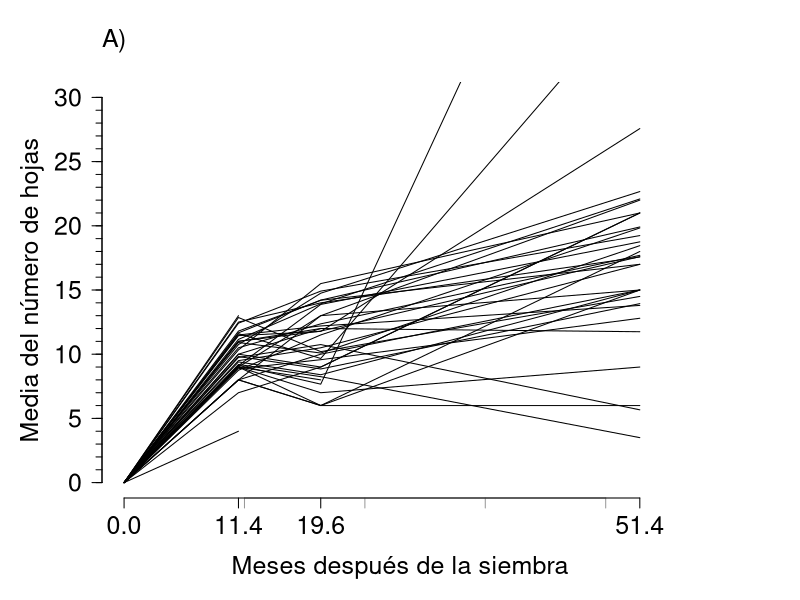
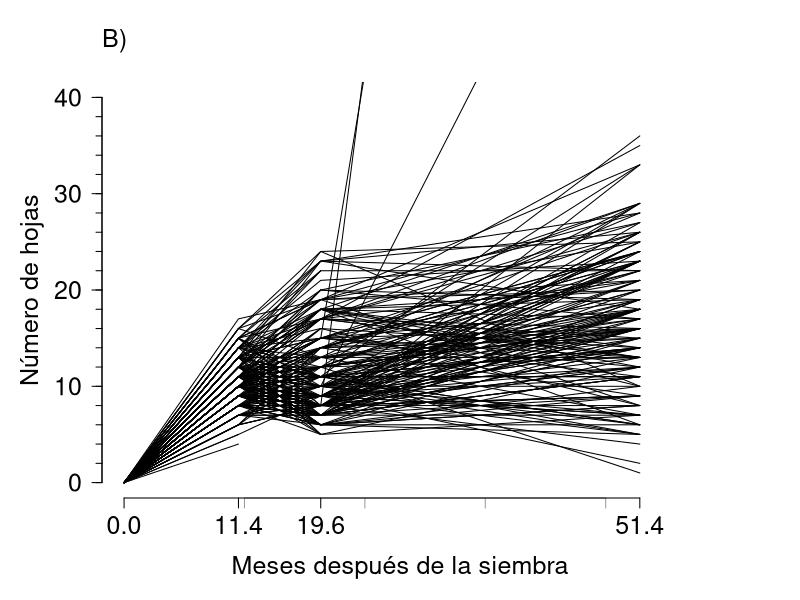
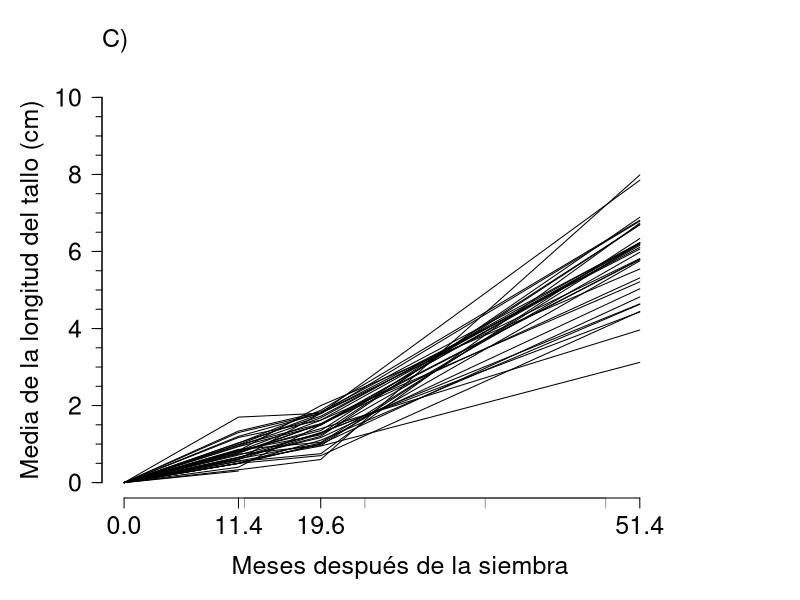
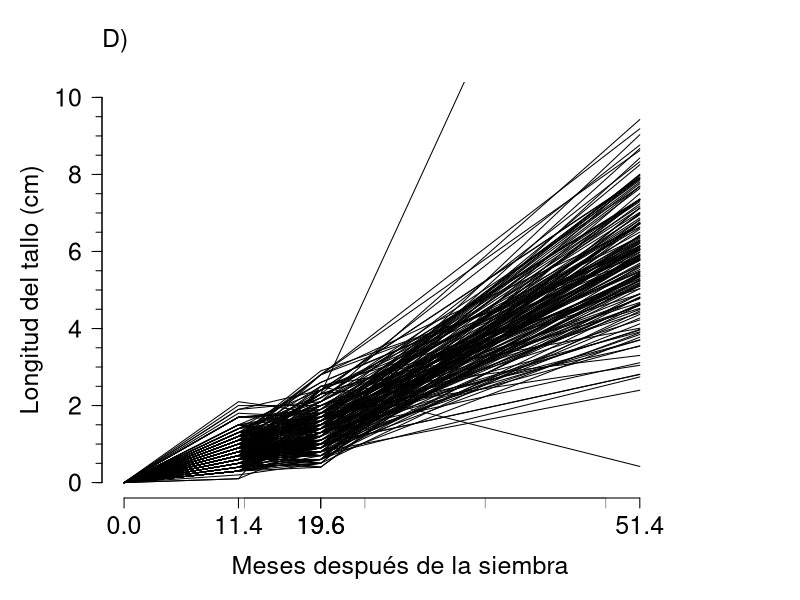
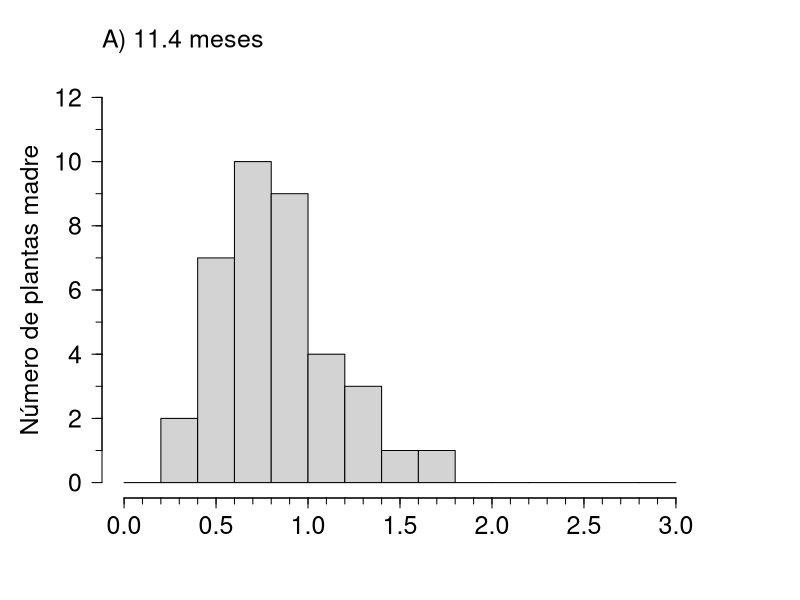
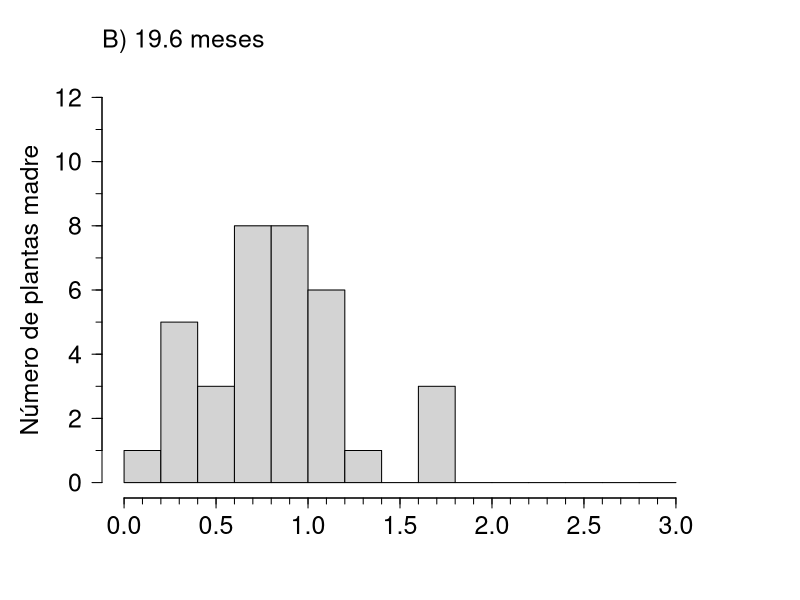
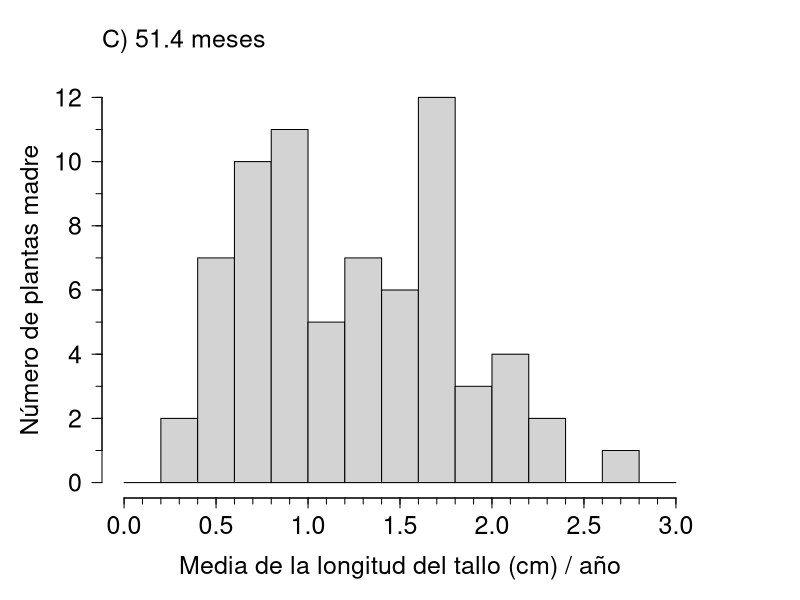
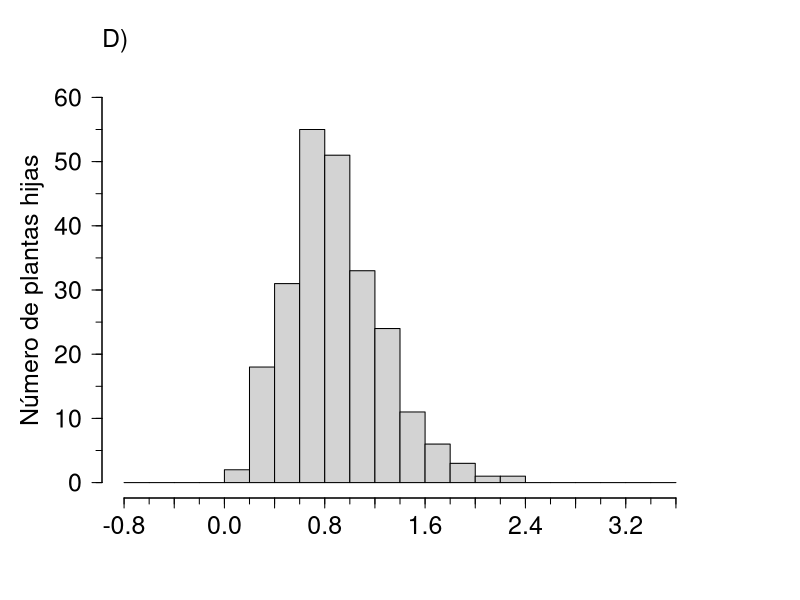

Write the R code that produced these figures, in order. (Note: this script raises an error after producing the figures.)
################################################################################################################
#################################################################################################################
#################################################################################################################

##### TASA DE CRECIMIENTO DE LA PROGENIE DE LAS PLANTAS MADRE#######

#################################################################################################################
#################################################################################################################
#################################################################################################################

#INTRODUCCIÓN

#Descripción de las variables de crecimiento y su tasa de crecimiento en términos de longitud del
#tallo en frailejones a cuatro años después de su siembra en un jardín común

#REQUERIMIENTOS

#"PhenotypicDataProgeny_Quebradas_2020Marzo.csv", datos fenotípicos de la progenie a 11.4 meses después de la
#siembra

#"PhenotypicDataProgeny_Quebradas_2020Octubre.csv", datos fenotípicos de la progenie a 19.6 meses después de la
#siembra

#"PhenotypicDataProgeny_Quebradas_2023Junio.csv", datos fenotípicos de la progenie a 51.4 meses después de la
#siembra

#CONTENIDO

# 1) Datos preliminares: Carga de librerías y lectura de datos

# 2) Seleccionar las variables a usar en cada tabla

# 3) Crear marco de datos del crecimiento

# 4) Examinar el crecimiento

# 5) Tasa de crecimiento en términos de la pendiente de la longitud del tallo por año

#################################################################################################################
#################################################################################################################
#################################################################################################################


#################################################################################################################
#################################################################################################################
# 1) Datos preliminares: Carga de librerías y lectura de datos
#################################################################################################################
#################################################################################################################

#################################################################################################################
# 1.1) Librerías.

library(tidyverse) #limpiar y organizar datos

# Seleccionar directorio de trabajo
setwd("C:/Users/usuario/Documents/Jardin_comun/Progenie/datos")

#################################################################################################################
# 1.2)leer las tablas

# Leer datos fenotípicos de la progenie a 11.4 meses después de la siembra
datos.fenotipicos.marzo <-
  read.table(
    "PhenotypicDataProgeny_Quebradas_2020Marzo.csv",
    header = T,
    sep = ","
  )
summary(datos.fenotipicos.marzo)
head(datos.fenotipicos.marzo)
dim(datos.fenotipicos.marzo)# 250 plantas hijas sembradas y 26 variables

# Leer datos fenotípicos de la progenie a 19.6 meses después de la siembra
datos.fenotipicos.octubre <-
  read.table(
    "PhenotypicDataProgeny_Quebradas_2020Octubre.csv",
    header = T,
    sep = ","
  )
summary(datos.fenotipicos.octubre)
head(datos.fenotipicos.octubre)
dim(datos.fenotipicos.octubre)# 250 plantas hijas sembradas y 33 variables

# Leer datos fenotípicos de la progenie a 51.4 meses después de la siembra
datos.fenotipicos.junio <-
  read.table(
    "PhenotypicDataProgeny_Quebradas_2023Junio.csv",
    header = T,
    sep = ","
  )
summary(datos.fenotipicos.junio)
head(datos.fenotipicos.junio)
dim(datos.fenotipicos.junio)# 180 plantas hijas sembradas y 29 variables

#################################################################################################################
#################################################################################################################
# 2) Seleccionar las variables a usar en cada tabla
#################################################################################################################
#################################################################################################################

#################################################################################################################
# 2.1) Subconjunto de los datos fenotípicos de la progenie a 11.4 meses después de la siembra (marzo de
#      2020)

# Seleccionar las variables para analizar tasa de crecimiento
colnames(datos.fenotipicos.marzo)
datos.fenotipicos.marzo.selected <- datos.fenotipicos.marzo %>%
  unite("nombre.progenie", c(Bandeja, Fila, Columna)) %>%
  select(
    Número.colección.planta.madre,
    nombre.progenie,
    Longitud.tallo..cm.,
    Número.de.hojas
  ) %>%
  mutate(
    Número.colección.planta.madre = as.numeric(Número.colección.planta.madre),
    tiempo = 11.4
  )
head(datos.fenotipicos.marzo.selected)

# Remover plantas de la progenie sin madre asignada o datos faltantes
unique(datos.fenotipicos.marzo.selected$Número.colección.planta.madre)
length(unique(
  datos.fenotipicos.marzo.selected$Número.colección.planta.madre
))## 38 plantas madres representadas

rows.with.na <-
  unique(which(is.na(datos.fenotipicos.marzo.selected), arr.ind = T)[, 1])
rows.with.na # especímenes con valores NA
length(rows.with.na)# 14 plántulas hijas con NA

# Correr las siguientes líneas en caso de existir NAs
datos.fenotipicos.marzo.selected <-
  datos.fenotipicos.marzo.selected[-rows.with.na, ]
dim(datos.fenotipicos.marzo.selected) # 236 hijas con todos los datos
class(datos.fenotipicos.marzo.selected)
summary(datos.fenotipicos.marzo.selected)
head(datos.fenotipicos.marzo.selected)

length(unique(
  datos.fenotipicos.marzo.selected$Número.colección.planta.madre
))## hay representación de 37 plantas madres
unique(datos.fenotipicos.marzo.selected$Número.colección.planta.madre)##cuáles

#################################################################################################################
# 2.2) Subconjunto de los datos fenotípicos de la progenie a 19.6 meses después de la siembra (octubre de 2020)

# Seleccionar las variables de crecimiento
colnames(datos.fenotipicos.octubre)
datos.fenotipicos.octubre.selected <-
  datos.fenotipicos.octubre %>%
  unite("nombre.progenie", c(Bandeja, Fila, Columna)) %>%
  select(
    Número.colección.planta.madre,
    nombre.progenie,
    Longitud.tallo..cm.,
    Número.de.hojas
  ) %>%
  mutate(
    Número.colección.planta.madre = as.numeric(Número.colección.planta.madre),
    tiempo = 19.6
  )

head(datos.fenotipicos.octubre.selected)

unique(datos.fenotipicos.octubre.selected$Número.colección.planta.madre)
length(unique(
  datos.fenotipicos.octubre.selected$Número.colección.planta.madre
))## 38 plantas madres representadas

# Remover filas sin madre asignada
datos.fenotipicos.octubre.selected <-
  datos.fenotipicos.octubre.selected %>%
  filter(!is.na(Número.colección.planta.madre))

#################################################################################################################
# 2.3) Subconjunto de los datos fenotípicos de la progenie a 51.4 meses después de la siembra (junio de 2023)

# Seleccionar las variables para analizar supervivencia
colnames(datos.fenotipicos.junio)
datos.fenotipicos.junio.selected <- datos.fenotipicos.junio %>%
  unite("nombre.progenie", c(Bandeja, Fila, Columna)) %>%
  select(
    Número.colección.planta.madre,
    nombre.progenie,
    Longitud.tallo..mm.,
    Número.de.hojas
  ) %>%
  mutate(
    Longitud.tallo..cm. = Longitud.tallo..mm. / 10,
    .keep = "unused",
    # Pasar a cm la longitud del tallo
    Número.colección.planta.madre = as.numeric(Número.colección.planta.madre),
    tiempo = 51.4
  )

# Remover filas sin madre asignada
datos.fenotipicos.octubre.selected <-
  datos.fenotipicos.octubre.selected %>%
  filter(!is.na(Número.colección.planta.madre))

head(datos.fenotipicos.junio.selected)

#################################################################################################################
#################################################################################################################
# 3) Crear marco de datos del crecimiento
#################################################################################################################
#################################################################################################################

#################################################################################################################
# 3.1) combinar la tablas

crecimiento <-
  bind_rows(
    datos.fenotipicos.marzo.selected,
    datos.fenotipicos.junio.selected,
    datos.fenotipicos.octubre.selected
  )
View(crecimiento)

crecimiento <-
  crecimiento %>%
  rename(
    Collector.Collection.Number = Número.colección.planta.madre,
    Longitud.tallo = Longitud.tallo..cm.,
    Numero.hojas = Número.de.hojas
  )

# Guardar marco de datos de datos para el crecimiento
# setwd("C:/Users/usuario/Documents/Jardin_comun/Progenie/Crecimiento/datos")
#
# # #RData
# save(crecimiento,
#   file = paste(
#    "Crecimiento_piloto_",
#    format(Sys.time(), "%Y%B%d_%H%M%S"),
#    ".RData",
#    sep = ""
#   ))

#################################################################################################################
#################################################################################################################
# 4) Examinar el crecimiento
#################################################################################################################
#################################################################################################################

#################################################################################################################
# 4.1)  Examinar el crecimiento de la progenie por el Número de hojas

# Promedio de número de hojas en el tiempo
hojas <- crecimiento %>%
  select(Numero.hojas,
         tiempo,
         nombre.progenie,
         Collector.Collection.Number) %>%
  filter(!is.na(Numero.hojas)) %>%
  mutate(tiempo = tiempo / 12)

# Número de plántulas con hojas contadas
hojas %>%
  group_by(tiempo) %>%
  summarise(n = length(Numero.hojas))
# A tibble: 3 × 2
# tiempo   n
# <dbl> <int>
#  1  0.95  236
# 2  1.63  220
# 3  4.28  175

# Promedio número de hojas y mediana en total
hojas %>%
  summarise (
    promedio = mean(Numero.hojas),
    mediana = median(Numero.hojas),
    desviacion = sd(Numero.hojas)
  )

# promedio mediana desviacion
# 1 12.76545   11  5.613375

# Numero de hojas promedio por tiempo
promedio.hojas.tiempo <-
  hojas %>%
  group_by(tiempo) %>%
  summarise(promedio = mean(Numero.hojas),
            desviacion = sd(Numero.hojas))
hojas %>%
  group_by(tiempo) %>%
  summarise(
    promedio = mean(Numero.hojas),
    desviacion = sd(Numero.hojas),
    minimo = min(Numero.hojas),
    maximo = max(Numero.hojas)
  )
# tiempo promedio desviacion minimo maximo
# <dbl>  <dbl>   <dbl> <int> <int>
# 1  0.95   10.6    2.35   4   17
# 2  1.63   11.6    4.58   5   24
# 3  4.28   17.3    7.16   2   37

# Promedio del número de hojas por planta madre
promedio.hojas.madre <-
  hojas %>%
  group_by(Collector.Collection.Number, tiempo) %>%
  summarise(
    promedio = mean(Numero.hojas),
    desviacion = sd(Numero.hojas),
    mediana = median(Numero.hojas)
  ) %>%
  ungroup()

promedio.hojas.madre %>%
  group_by(tiempo) %>%
  summarise(
    promedio.1 = mean(promedio),
    desviacion = sd(promedio),
    minimo = min(promedio),
    maximo = max(promedio)
  )
# tiempo promedio.1 desviacion minimo maximo
# <dbl>   <dbl>   <dbl> <dbl> <dbl>
#  1  0.95    9.92    1.82  4   13
# 2  1.63   10.9    2.73  6   15.5
# 3  4.28   16.4    4.67  3.5  22.1

# 4.1.1) Gráficas del número de hojas por plantas madre en el tiempo medido
numero.hojas.madre <-
  crecimiento %>%
  select(Collector.Collection.Number,
         Numero.hojas,
         tiempo) %>%
  filter(!is.na(Numero.hojas)) %>%
  group_by(tiempo, Collector.Collection.Number) %>%
  summarise(promedio = list(mean_se(Numero.hojas))) %>%
  unnest(cols = c(promedio))

promedio.numero.hojas.madre <-
  numero.hojas.madre %>%
  select(tiempo, Collector.Collection.Number, y) %>%
  spread(Collector.Collection.Number, y)
dim(promedio.numero.hojas.madre)

tiempo.0 <- data.frame(matrix(0, ncol = 38, nrow = 1))
colnames(tiempo.0) <- colnames(promedio.numero.hojas.madre)

promedio.numero.hojas.madre <-
  bind_rows(tiempo.0,
            promedio.numero.hojas.madre)
head(promedio.numero.hojas.madre)

# Gráfica Media del número de hojas en el tiempo: Fig. S12A####
par(mar = c(5, 5, 4, 5) + 0.1)
matplot(
  promedio.numero.hojas.madre$tiempo,
  promedio.numero.hojas.madre[,-1],
  axes = F,
  type = "l",
  lty = 1,
  col = "black",
  main = NA,
  cex.lab = 1.5,
  ylim = c(0, 30),
  xlim = c(0, 55),
  xaxt = "n",
  bty = "n",
  xlab = "Meses después de la siembra",
  ylab = "Media del número de hojas"
)
title(expression("A)"), adj = 0, cex.main = 1.5)
# Eje por año
axis(
  side = 1,
  at = seq(12, 48, 12),
  labels = F,
  col = "gray60"
)
axis(
  side = 1,
  at = c(0, 11.4, 19.6, 51.4),
  labels = T,
  cex.axis = 1.5
)
axis(
  side = 2,
  at = seq(0, 30, 5),
  labels = T,
  tcl = -0.5,
  las = 1,
  cex.axis = 1.5
)
axis(
  side = 2,
  at = seq(0, 30, 1),
  labels = F,
  tcl = -0.3
)

# 4.1.2) Gráfica del Número hojas por plántula en el tiempo medido

numero.hojas <-
  crecimiento %>%
  select(Numero.hojas,
         tiempo, nombre.progenie) %>%
  filter(!is.na(Numero.hojas)) %>%
  spread(nombre.progenie, Numero.hojas)

dim(numero.hojas) # 238 hojas

tiempo.0 <- data.frame(matrix(0, ncol = 238, nrow = 1))
colnames(tiempo.0) <- colnames(numero.hojas)

numero.hojas <-
  bind_rows(tiempo.0,
            numero.hojas)

head(numero.hojas)

#Gráfica del número de hojas por plántula en el tiempo: Fig. S12B####
par(mar = c(5, 5, 4, 5) + 0.1)
matplot(
  numero.hojas$tiempo,
  numero.hojas[,-1],
  axes = F,
  type = "l",
  main = NA,
  cex.lab = 1.5,
  ylim = c(0, 40),
  xlim = c(0, 55),
  xaxt = "n",
  bty = "n",
  col = "black",
  lty = 1,
  xlab = "Meses después de la siembra",
  ylab = "Número de hojas"
)
title(expression("B)"), adj = 0, cex.main = 1.5)

# Eje por año
axis(
  side = 1,
  at = seq(12, 48, 12),
  labels = F,
  col = "gray60"
)
axis(
  side = 1,
  at = c(0, 11.4, 19.6, 51.4),
  labels = T,
  cex.axis = 1.5
)
axis(
  side = 2,
  at = seq(0, 40, 10),
  labels = T,
  tcl = -0.5,
  las = 1,
  cex.axis = 1.5
)
axis(
  side = 2,
  at = seq(0, 40, 2),
  labels = F,
  tcl = -0.3
)

#################################################################################################################
# 4.2) Examinar el crecimiento de la progenie por la longitud del tallo.

# Promedio de longitud del tallo en el tiempo

tallos <- crecimiento %>%
  select(Longitud.tallo,
         tiempo,
         nombre.progenie,
         Collector.Collection.Number) %>%
  filter(!is.na(Longitud.tallo)) %>%
  mutate(tiempo = tiempo / 12)

# Número de plántulas con longitud de tallos medidas
tallos %>%
  group_by(tiempo) %>%
  summarise(n = length(Longitud.tallo))
# tiempo   n
# <dbl> <int>
#  1  0.95  236
# 2  1.63  220
# 3  4.28  176

# Promedio longitud del tallo y mediana
tallos %>%
  summarise (
    promedio = mean(Longitud.tallo),
    mediana = median(Longitud.tallo),
    desviacion = sd(Longitud.tallo)
  )
# promedio mediana desviacion
# 1 2.47478   1.3  2.346488

# Promedio longitud de tallos y mediana por tiempo
tallos %>%
  group_by(tiempo) %>%
  summarise(
    promedio = mean(Longitud.tallo),
    desviacion = sd(Longitud.tallo),
    minimo = min(Longitud.tallo),
    maximo = max(Longitud.tallo)
  )
# tiempo promedio desviacion minimo maximo
# <dbl>  <dbl>   <dbl> <dbl> <dbl>
#  1  0.95  0.846   0.376  0.1  2.1
# 2  1.63  1.42    0.578  0.3  2.9
# 3  4.28  5.98    1.39  2.40  9.43

#  Longitud de tallo promedio por tiempo
promedio.tallo.tiempo <-
  tallos %>%
  group_by(tiempo) %>%
  summarise(promedio = mean(Longitud.tallo),
            desviacion = sd(Longitud.tallo))
promedio.tallo.tiempo
# tiempo promedio desviacion
# <dbl>  <dbl>   <dbl>
#  1  0.95  0.846   0.376
#  2  1.63  1.42    0.578
#  3  4.28  5.98    1.39

# Promedio de la longitud del tallo por planta madre
promedio.tallos.madre <-
  tallos %>%
  group_by(Collector.Collection.Number, tiempo) %>%
  summarise(promedio = mean(Longitud.tallo),
            desviacion = sd(Longitud.tallo))

View(promedio.tallos.madre)

promedio.tallos.madre %>%
  group_by(tiempo) %>%
  summarise(
    avg = mean(promedio),
    desviacion = sd(promedio),
    minimo = min(promedio),
    maximo = max(promedio),
    rango = maximo - minimo
  )
# A tibble: 3 × 6
# tiempo   avg desviacion minimo maximo rango
# <dbl> <dbl>      <dbl>  <dbl>  <dbl> <dbl>
#   1   0.95 0.788      0.303   0.3    1.7   1.4 
# 2   1.63 1.38       0.372   0.6    2     1.4 
# 3   4.28 5.83       1.06    3.12   7.99  4.86
 
# 4.2.1) Gráfica del promedio longitud de tallo por planta madre en el tiempo medido

longitud.tallo.madre <-
  crecimiento %>%
  select(Collector.Collection.Number,
         Longitud.tallo,
         tiempo) %>%
  filter(!is.na(Longitud.tallo)) %>%
  group_by(tiempo, Collector.Collection.Number) %>%
  summarise(promedio = list(mean_se(Longitud.tallo))) %>%
  unnest(cols = c(promedio))

promedio.longitud.tallo.madre <-
  longitud.tallo.madre %>%
  select(tiempo, Collector.Collection.Number, y) %>%
  spread(Collector.Collection.Number, y)
dim(promedio.longitud.tallo.madre)

tiempo.0 <- data.frame(matrix(0, ncol = 38, nrow = 1))
colnames(tiempo.0) <- colnames(promedio.longitud.tallo.madre)

promedio.longitud.tallo.madre <-
  bind_rows(tiempo.0,
            promedio.longitud.tallo.madre)

# Gráfica promedio de la longitud del tallo en el tiempo: Fig. S12C####
#par(mar=c(5, 4, 4, 2) + 0.1) #valor por defecto
par(mar = c(5, 5, 4, 5) + 0.1)
matplot(
  promedio.longitud.tallo.madre$tiempo,
  promedio.longitud.tallo.madre[,-1],
  axes = F,
  type = "l",
  lty = 1,
  main = NA,
  cex.lab = 1.5,
  ylim = c(0, 10),
  xlim = c(0, 55),
  xaxt = "n",
  bty = "n",
  col = "black",
  xlab = "Meses después de la siembra",
  ylab = "Media de la longitud del tallo (cm)"
)
title(expression("C)"), adj = 0, cex.main = 1.5)
# Eje por año
axis(
  side = 1,
  at = seq(12, 48, 12),
  labels = F,
  col = "gray60"
)
axis(
  side = 1,
  at = c(0, 11.4, 19.6, 51.4),
  labels = T,
  cex.axis = 1.5
)
axis(
  side = 2,
  at = seq(0, 10, 2),
  labels = T,
  tcl = -0.5,
  las = 1,
  cex.axis = 1.5
)
axis(
  side = 2,
  at = seq(0, 10, 0.5),
  labels = F,
  tcl = -0.3
)

# 4.2.2) Gráfica longitud de tallo por plántula en el tiempo medido

longitud.tallo <-
  crecimiento %>%
  select(Longitud.tallo,
         tiempo, nombre.progenie) %>%
  filter(!is.na(Longitud.tallo)) %>%
  spread(nombre.progenie, Longitud.tallo)

dim(longitud.tallo)

tiempo.0 <- data.frame(matrix(0, ncol = 238, nrow = 1))
colnames(tiempo.0) <- colnames(longitud.tallo)

longitud.tallo <-
  bind_rows(tiempo.0,
            longitud.tallo)

# Gráfica de la longitud del tallo de las plántulas en el tiempo medido: Fig. S12D####
par(mar = c(5, 5, 4, 5) + 0.1)
matplot(
  longitud.tallo$tiempo,
  longitud.tallo[,-1],
  axes = F,
  type = "l",
  lty = 1,
  main = NA,
  cex.lab = 1.5,
  ylim = c(0, 10),
  xlim = c(0, 55),
  xaxt = "n",
  bty = "n",
  col = "black",
  xlab = "Meses después de la siembra",
  ylab = "Longitud del tallo (cm)"
)
title(expression("D)"), adj = 0, cex.main = 1.5)
# Eje por año
axis(
  side = 1,
  at = seq(12, 48, 12),
  labels = F,
  col = "gray60"
)
axis(
  side = 1,
  at = c(0, 11.4, 19.6, 51.4),
  labels = T,
  cex.axis = 1.5
)
axis(
  side = 1,
  at = 19.6,
  labels = T,
  cex.axis = 1.5
)
axis(
  side = 2,
  at = seq(0, 10, 2),
  labels = T,
  tcl = -0.5,
  las = 1,
  cex.axis = 1.5
)
axis(
  side = 2,
  at = seq(0, 10, 0.5),
  labels = F,
  tcl = -0.3
)

#################################################################################################################
#################################################################################################################
# 5) Tasa de crecimiento en términos de la pendiente de la longitud del tallo por año
#################################################################################################################
#################################################################################################################
# Para cada muestreo existe un delta de la longitud del tallo y un delta de tiempo entre el muestreo anterior.La
#formula de la pendiente sería (tallo 11.4-tallo 0) / (11.4 meses-o meses)

#################################################################################################################
# 5.1) Pendiente del la longitud del tallo por año por planta madre

pendiente.promedio.tallos.madre <-
  promedio.tallos.madre %>%
  group_by(Collector.Collection.Number) %>%
  arrange(tiempo, Collector.Collection.Number) %>%
  mutate(diff.tiempo = tiempo - lag(tiempo, default = 0)) %>%
  mutate(diff.tallos = promedio - lag(promedio, default = 0)) %>%
  mutate(pendiente = diff.tallos / diff.tiempo)

view(pendiente.promedio.tallos.madre)
# Examinar la pendiente por de la longitud del tallo por año por planta madre
pendiente.promedio.tallos.madre %>%
  group_by(tiempo) %>%
  summarise(
    promedio = mean(pendiente),
    desviacion = sd(pendiente),
    mediana = median(pendiente),
    minimo = min(pendiente),
    maximo = max (pendiente)
  )
# tiempo promedio desviacion mediana minimo maximo
# <dbl>  <dbl>   <dbl>  <dbl> <dbl> <dbl>
#  1  0.95  0.829   0.319  0.8  0.316  1.79
#  2  1.63  0.838   0.396  0.806 0.146  1.76
#  3  4.28  1.68    0.395  1.68  0.819  2.79

range(pendiente.promedio.tallos.madre$pendiente)# 0.1463415 2.7871698

# Pendiente por de la longitud del tallo por año por planta madre a 11.4 meses después de la siembra
m.marzo <-
  pendiente.promedio.tallos.madre %>%
  filter(diff.tiempo == "0.95") %>%
  select(pendiente)

# Seleccionar directorio de trabajo para guardar figuras
# setwd("C:/Users/usuario/Documents/Jardin_comun/Progenie/Figuras")
# Gráfica de la distribución de la pendiente  de la longitud del tallo por año a 11.4 meses después de la siembra: Fig. S14A
par(mar = c(5, 5, 4, 5) + 0.1)
hist(
  m.marzo$pendiente,
  breaks = seq(0, 3.0, 0.2),
  xlab = NA,
  ylab = "Número de plantas madre",
  main = NA,
  cex.lab = 1.5,
  ylim = c(0, 12),
  xaxt = "n",
  yaxt = "n"
)
title(expression("A) 11.4 meses"), adj = 0, cex.main = 1.5)
axis(
  side = 1,
  at = seq(0, 3, 0.5),
  labels = T,
  tcl = -0.5,
  cex.axis = 1.5
)
axis(
  side = 1,
  at = seq(0, 3, 0.1),
  labels = F,
  tcl = -0.3
)
axis(
  side = 2,
  at = seq(0, 12, 2),
  labels = T,
  tcl = -0.5,
  las = 2,
  cex.axis = 1.5
)
axis(
  side = 2,
  at = 1:12,
  labels = F,
  tcl = -0.3
)

# Pendiente por de la longitud del tallo por año por planta madre a 19.6 meses después de la siembra
m.octubre <-
  pendiente.promedio.tallos.madre %>%
  filter(diff.tiempo < 0.95) %>%
  select(pendiente)

# Gráfica de la distribución de la pendiente  de la longitud del tallo por año a 19.6 meses después de la
# siembra: Fig. S14B
par(mar = c(5, 5, 4, 5) + 0.1)
hist(
  m.octubre$pendiente,
  breaks = seq(0, 3, 0.2),
  xlab = NA,
  ylab = "Número de plantas madre",
  main = NA,
  cex.lab = 1.5,
  ylim = c(0, 12),
  xaxt = "n",
  yaxt = "n"
)
title(expression("B) 19.6 meses"), adj = 0, cex.main = 1.5)
axis(
  side = 1,
  at = seq(0, 3, 0.5),
  labels = T,
  tcl = -0.5,
  cex.axis = 1.5
)
axis(
  side = 1,
  at = seq(0, 3, 0.1),
  labels = F,
  tcl = -0.3
)
axis(
  side = 2,
  at = seq(0, 12, 2),
  labels = T,
  tcl = -0.5,
  las = 2,
  cex.axis = 1.5
)
axis(
  side = 2,
  at = 1:12,
  labels = F,
  tcl = -0.3
)

# Pendiente por de la longitud del tallo por año por planta madre a 51.4 meses después de la siembra
m.junio <-
  pendiente.promedio.tallos.madre %>%
  filter(diff.tiempo > 0.95) %>%
  select(pendiente)

# Gráfica de la distribución de la pendiente  de la longitud del tallo por año a 51.4 meses después de la siembra: Fig. S14C
par(mar = c(5, 5, 4, 5) + 0.1)
hist(
  m.junio$pendiente,
  breaks = seq(0, 3.0, 0.2),
  xlab = "Media de la longitud del tallo (cm) / año",
  ylab = "Número de plantas madre",
  main = NA,
  cex.lab = 1.5,
  ylim = c(0, 12),
  xaxt = "n",
  yaxt = "n"
)
title(expression("C) 51.4 meses"), adj = 0, cex.main =1.5)
axis(
  side = 1,
  at = seq(0, 3, 0.5),
  labels = T,
  tcl = -0.5,
  cex.axis = 1.5
)
axis(
  side = 1,
  at = seq(0, 3, 0.1),
  labels = F,
  tcl = -0.3
)
axis(
  side = 2,
  at = seq(0, 12, 2),
  labels = T,
  tcl = -0.5,
  las = 2,
  cex.axis = 1.5
)
axis(
  side = 2,
  at = 1:12,
  labels = F,
  tcl = -0.3
)

#################################################################################################################
# 5.2) Pendiente del la longitud del tallo por año (por plántula)

pendiente.tallos <-
  tallos %>%
  group_by(nombre.progenie) %>%
  arrange(tiempo, nombre.progenie) %>%
  mutate(diff.tiempo = tiempo - lag(tiempo, default = 0)) %>%
  mutate(diff.tallos = Longitud.tallo - lag(Longitud.tallo, default = 0)) %>%
  mutate(pendiente = diff.tallos / diff.tiempo)
View(pendiente.tallos)
range(pendiente.tallos$pendiente)#-0.7317073 3.5121951

pendiente.tallos %>%
  group_by(tiempo) %>%
  summarise(
    promedio = mean(pendiente),
    desviacion = sd(pendiente),
    mediana = median(pendiente),
    minimo = min(pendiente),
    maximo = max(pendiente)
  )
# tiempo promedio desviacion mediana minimo maximo
# <dbl>  <dbl>   <dbl>  <dbl> <dbl> <dbl>
#  1  0.95  0.890   0.396  0.842 0.105  2.21
# 2  1.63  0.829   0.732  0.732 -0.732  3.51
# 3  4.28  1.71    0.525  1.69  0.378  2.95

# Pendiente por de la longitud del tallo por año a 11.4 meses después de la siembra
m.marzo <-
  pendiente.tallos %>%
  filter(diff.tiempo == "0.95") %>%
  select(pendiente)

# Gráfica de la distribución de la pendiente  de la longitud del tallo por año a 11.4 meses después de la siembra: Fig. S14D
par(mar = c(5, 5, 4, 5) + 0.1)
hist(
  m.marzo$pendiente,
  breaks = seq(-0.8, 3.6, 0.2),
  xlab = NA,
  ylab = "Número de plantas hijas",
  main = NA,
  cex.lab = 1.5,
  ylim = c(0, 60),
  xaxt = "n",
  yaxt = "n"
)
title(expression("D)"), adj = 0, cex.main =1.5)
axis(
  side = 1,
  at = seq(-0.8, 3.6, 0.2),
  labels = F,
  tcl = -0.3
)
axis(
  side = 1,
  at = seq(-0.8, 3.6, 0.4),
  labels = T,
  tcl = -0.5,
  cex.axis =1.5
)
axis(
  side = 2,
  at = seq(0, 60, 5),
  labels = F,
  tcl = -0.3
)
axis(
  side = 2,
  at = seq(0, 60, 10),
  labels = T,
  tcl = -0.5,
  las =2,
  cex.axis = 1.5
)

# Pendiente por de la longitud del tallo por año a 19.6 meses después de la siembra
m.octubre <-
  pendiente.tallos %>%
  filter(diff.tiempo < 0.95) %>%
  select(pendiente)

# Gráfica de la distribución de la pendiente  de la longitud del tallo por año a 19.6 meses después de la siembra: Fig. S14E
par(mar = c(5, 5, 4, 5) + 0.1)
hist(
  m.octubre$pendiente,
  breaks = seq(-0.8, 3.6, 0.2),
  xlab = NA,
  ylab = "Número de plantas hijas",
  main = NA,
  cex.lab = 1.5,
  ylim = c(0, 60),
  xaxt = "n",
  yaxt = "n"
)
title(expression("E)"), adj = 0, cex.main = 1.5)
axis(
  side = 1,
  at = seq(-0.8, 3.6, 0.2),
  labels = F,
  tcl = -0.3
)
axis(
  side = 1,
  at = seq(-0.8, 3.6, 0.4),
  labels = T,
  tcl = -0.5,
  cex.axis =1.5
)
axis(
  side = 2,
  at = seq(0, 60, 5),
  labels = F,
  tcl = -0.3
)
axis(
  side = 2,
  at = seq(0, 60, 10),
  labels = T,
  tcl = -0.5,
  las =2,
  cex.axis = 1.5
)

# Pendiente por de la longitud del tallo por año a 51.4 meses después de la siembra
m.junio <-
  pendiente.tallos %>%
  filter(diff.tiempo > 0.95) %>%
  select(pendiente)

# Gráfica de la distribución de la pendiente  de la longitud del tallo por año a 51.4 meses después de la
# siembra: Fig. S14F
par(mar = c(5, 5, 4, 5) + 0.1)
hist(
  m.junio$pendiente,
  breaks = seq(-0.8, 3.6, 0.2),
  xlab = "Longitud del tallo (cm) / año",
  ylab = "Número de plantas hijas",
  main = NA,
  cex.lab = 1.5,
  ylim = c(0, 60),
  xaxt = "n",
  yaxt = "n"
)
title(expression("F)"), adj = 0, cex.main = 1.5)
axis(
  side = 1,
  at = seq(-0.8, 3.6, 0.2),
  labels = F,
  tcl = -0.3
)
axis(
  side = 1,
  at = seq(-0.8, 3.6, 0.4),
  labels = T,
  tcl = -0.5,
  cex.axis =1.5
)
axis(
  side = 2,
  at = seq(0, 60, 5),
  labels = F,
  tcl = -0.3
)
axis(
  side = 2,
  at = seq(0, 60, 10),
  labels = T,
  tcl = -0.5,
  las =2,
  cex.axis = 1.5
)
